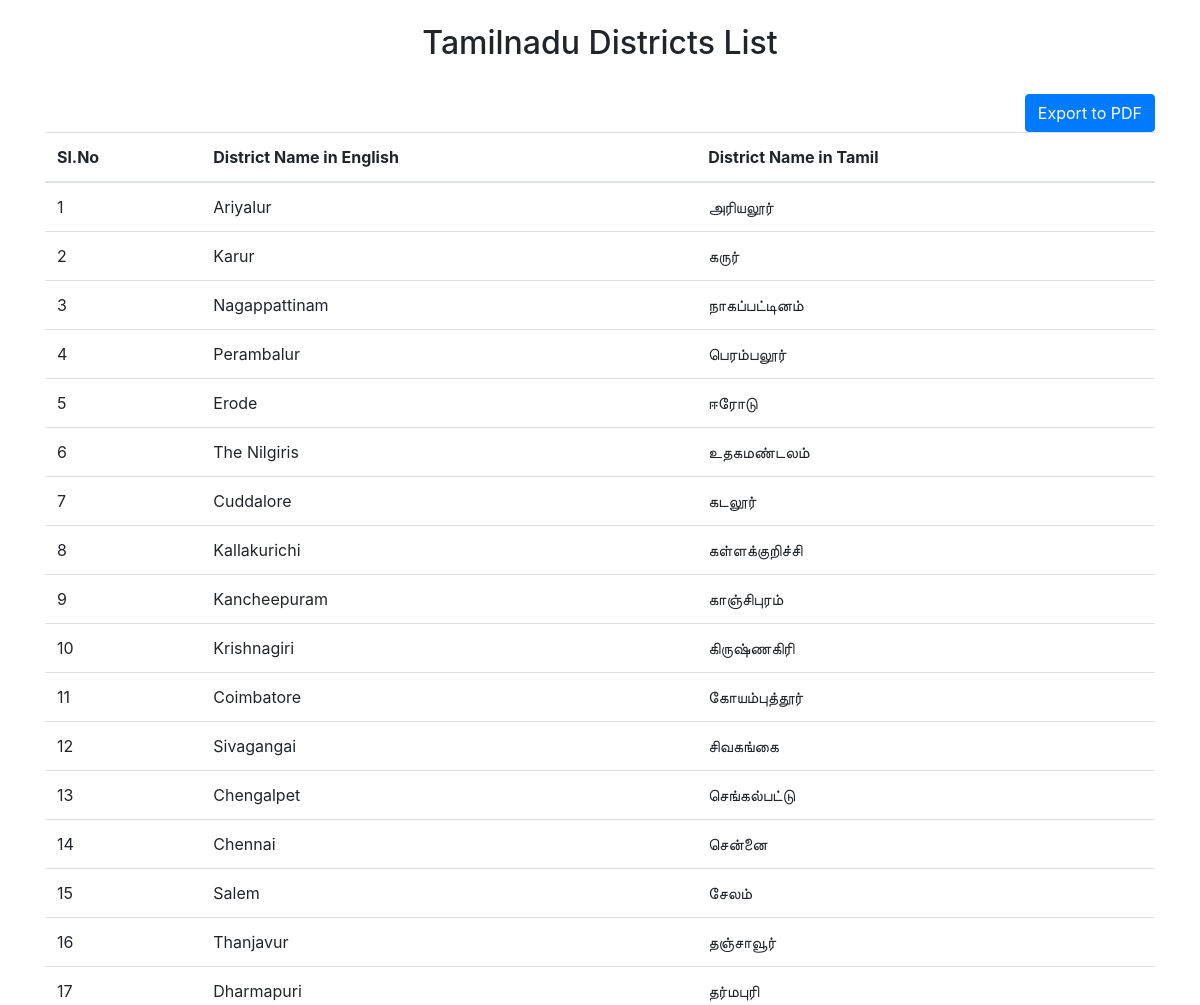
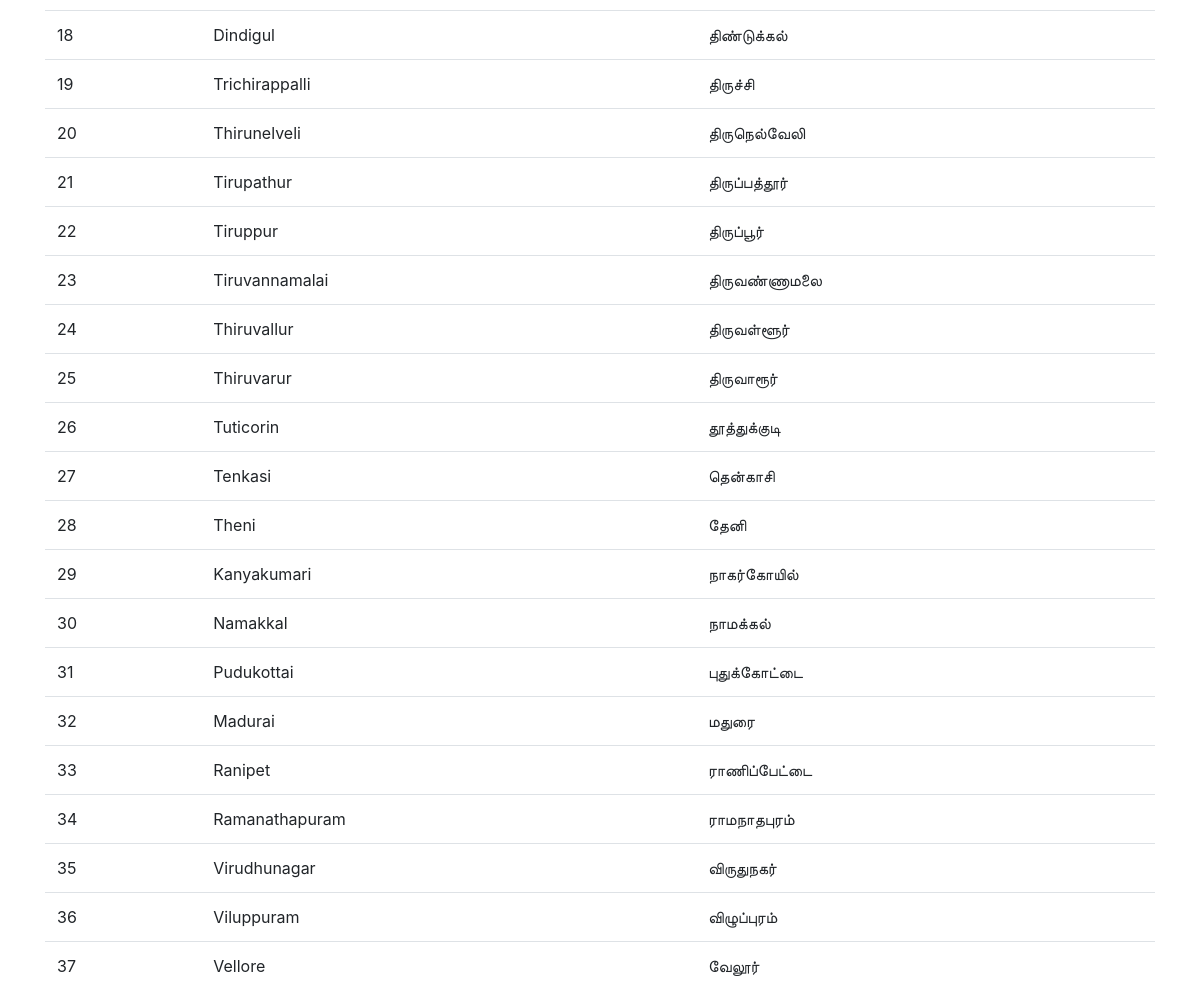
The page / on the database its author committed (2 pictures, top to bottom).
### tables this page shows
CREATE TABLE `districtslist` (
  `id` int(11) NOT NULL,
  `district_name_en` varchar(500) NOT NULL,
  `district_name_tm` varchar(500) NOT NULL
);

### application/controllers/DistrictsController.php (called while the page is built, shortened)
<?php
class DistrictsController extends CI_Controller{
    public function index(){
         $this->load->model('DistrictsModel', 'Dlist');
         $data = $this->Dlist->districtList();
         return $this->load->view('index', ['data' =>$data]);
    }
    }

### index.php (called while the page is built, shortened)
<?php
require_once BASEPATH.'core/CodeIgniter.php';

### application/models/DistrictsModel.php (called while the page is built)
<?php
class DistrictsModel extends CI_Model{
    public function districtList(){
        $sql = $this->db->query('SELECT * FROM districtslist');
        return $sql->result();
    }
}

### application/views/index.php (the view, shortened to what this page needs)
<!DOCTYPE html>
<html lang="en">
<head>
    <link rel="stylesheet" href="https://maxcdn.bootstrapcdn.com/bootstrap/4.5.2/css/bootstrap.min.css">
</head>
<body>
    <div class="container">
        <br />
        <h2 class="text-center">Tamilnadu Districts List</h2>
        <br />
       <a href="<?php echo base_url();?>index.php/exportPDF"> <button class="btn btn-primary float-right">Export to PDF</button></a>
        <table class="table table-hover">
            <thead>
                <tr>
                    <th>Sl.No</th>
                    <th>District Name in English</th>
                    <th>District Name in Tamil </th>
                </tr>
            </thead>
            <tbody>
                <?php
                foreach ($data as $item) {
                    echo '<tr>';
                    echo '<td>' . $item->id . '</td>';
                    echo '<td>' . $item->district_name_en . '</td>';
                    echo  '<td>' . $item->district_name_tm . '</td>';
                    echo '</tr>';
                }
                ?>
            </tbody>
        </table>
    </div>
</body>
</html>

### rows shown on the page
districtslist: id "1", district_name_en "Ariyalur", district_name_tm "அரியலூர்"
districtslist: id "2", district_name_en "Karur", district_name_tm "கருர்"
districtslist: id "3", district_name_en "Nagappattinam", district_name_tm "நாகப்பட்டினம்"
districtslist: id "4", district_name_en "Perambalur", district_name_tm "பெரம்பலூர்"
districtslist: id "5", district_name_en "Erode", district_name_tm "ஈரோடு"
districtslist: id "6", district_name_en "The Nilgiris", district_name_tm "உதகமண்டலம்"
districtslist: id "7", district_name_en "Cuddalore", district_name_tm "கடலூர்"
districtslist: id "8", district_name_en "Kallakurichi", district_name_tm "கள்ளக்குறிச்சி"
districtslist: id "9", district_name_en "Kancheepuram", district_name_tm "காஞ்சிபுரம்"
districtslist: id "10", district_name_en "Krishnagiri", district_name_tm "கிருஷ்ணகிரி"
districtslist: id "11", district_name_en "Coimbatore", district_name_tm "கோயம்புத்தூர்"
districtslist: id "12", district_name_en "Sivagangai", district_name_tm "சிவகங்கை"
districtslist: id "13", district_name_en "Chengalpet", district_name_tm "செங்கல்பட்டு"
districtslist: id "14", district_name_en "Chennai", district_name_tm "சென்னை"
districtslist: id "15", district_name_en "Salem", district_name_tm "சேலம்"
districtslist: id "16", district_name_en "Thanjavur", district_name_tm "தஞ்சாவூர்"
districtslist: id "17", district_name_en "Dharmapuri", district_name_tm "தர்மபுரி"
districtslist: id "18", district_name_en "Dindigul", district_name_tm "திண்டுக்கல்"
districtslist: id "19", district_name_en "Trichirappalli", district_name_tm "திருச்சி"
districtslist: id "20", district_name_en "Thirunelveli", district_name_tm "திருநெல்வேலி"
districtslist: id "21", district_name_en "Tirupathur", district_name_tm "திருப்பத்தூர்"
districtslist: id "22", district_name_en "Tiruppur", district_name_tm "திருப்பூர்"
districtslist: id "23", district_name_en "Tiruvannamalai", district_name_tm "திருவண்ணாமலை"
districtslist: id "24", district_name_en "Thiruvallur", district_name_tm "திருவள்ளூர்"
districtslist: id "25", district_name_en "Thiruvarur", district_name_tm "திருவாரூர்"
districtslist: id "26", district_name_en "Tuticorin", district_name_tm "தூத்துக்குடி"
districtslist: id "27", district_name_en "Tenkasi", district_name_tm "தென்காசி"
districtslist: id "28", district_name_en "Theni", district_name_tm "தேனி"
districtslist: id "29", district_name_en "Kanyakumari", district_name_tm "நாகர்கோயில்"
districtslist: id "30", district_name_en "Namakkal", district_name_tm "நாமக்கல்"
districtslist: id "31", district_name_en "Pudukottai", district_name_tm "புதுக்கோட்டை"
districtslist: id "32", district_name_en "Madurai", district_name_tm "மதுரை"
districtslist: id "33", district_name_en "Ranipet", district_name_tm "ராணிப்பேட்டை"
districtslist: id "34", district_name_en "Ramanathapuram", district_name_tm "ராமநாதபுரம்"
districtslist: id "35", district_name_en "Virudhunagar", district_name_tm "விருதுநகர்"
districtslist: id "36", district_name_en "Viluppuram", district_name_tm "விழுப்புரம்"
districtslist: id "37", district_name_en "Vellore", district_name_tm "வேலூர்"
